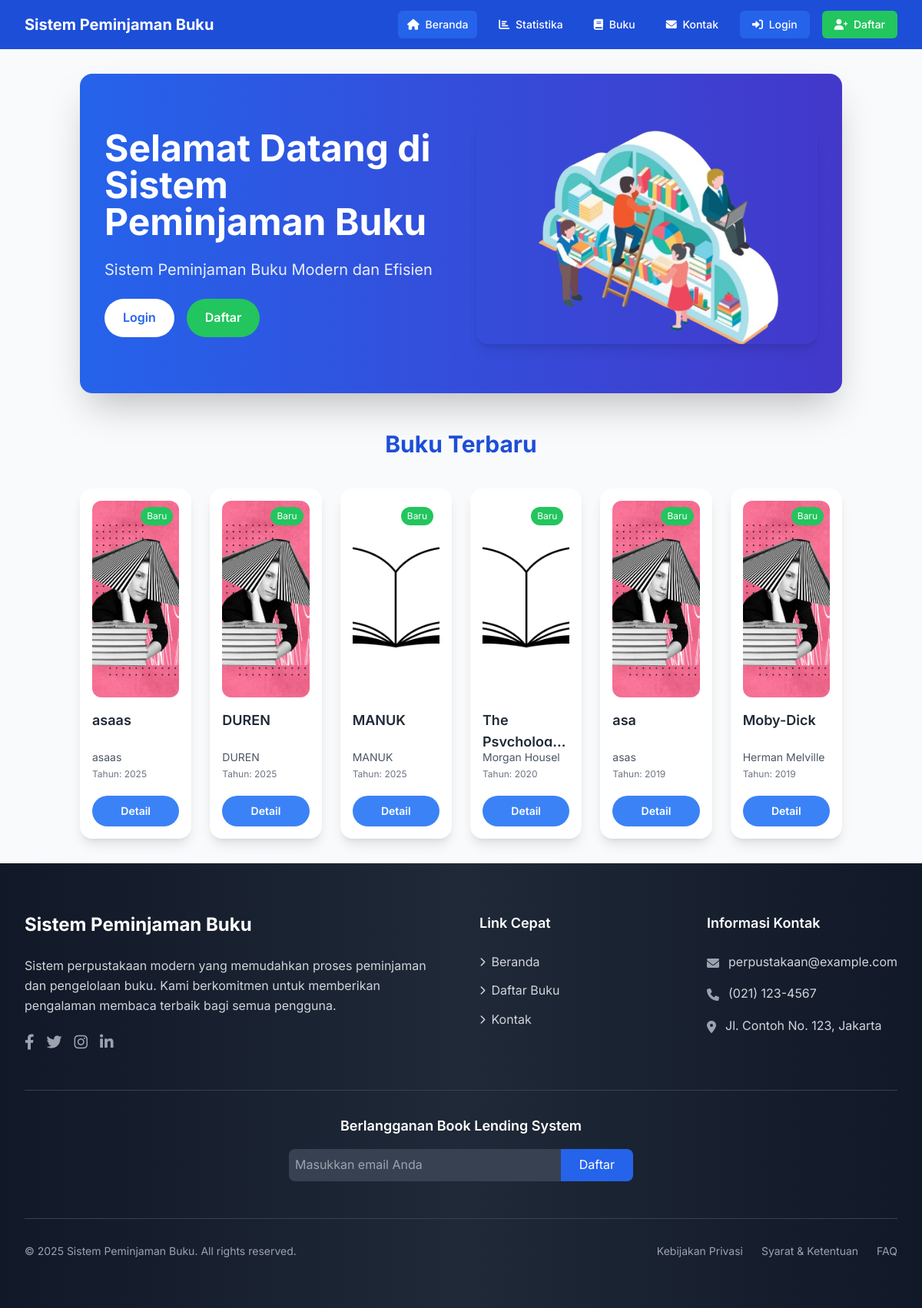
The page /index.php on the database its author committed.
### tables this page shows
CREATE TABLE `books` (
  `id` int(11) NOT NULL,
  `title` varchar(255) NOT NULL,
  `author` varchar(255) NOT NULL,
  `publisher` varchar(255) DEFAULT NULL,
  `year_published` year(4) DEFAULT NULL,
  `isbn` varchar(20) DEFAULT NULL,
  `category` varchar(255) DEFAULT NULL,
  `total_quantity` int(11) NOT NULL DEFAULT 0,
  `available_quantity` int(11) NOT NULL DEFAULT 0,
  `cover_image` varchar(255) DEFAULT 'default_book.jpg',
  `description` text DEFAULT NULL,
  `created_at` timestamp NOT NULL DEFAULT current_timestamp(),
  `shelf_location` varchar(255) NOT NULL,
  `updated_at` timestamp NOT NULL DEFAULT current_timestamp() ON UPDATE current_timestamp()
);

### classes/book.php (called while the page is built, shortened)
<?php
class Book
{
    private $conn;
    private $table_name = 'books';
    public function __construct($db)
    {
        $this->conn = $db;
    }
    public function getNewBooks($limit = 6)
    {
        $query = "SELECT * FROM {$this->table_name}
                  ORDER BY year_published DESC
                  LIMIT :limit";
        $stmt = $this->conn->prepare($query);
        $stmt->bindParam(':limit', $limit, PDO::PARAM_INT);
        $stmt->execute();
        return $stmt->fetchAll(PDO::FETCH_ASSOC);
    }
}

### index.php (the view, shortened to what this page needs)
<?php
require_once __DIR__ . '/classes/Book.php';
$defaultBookCover = '/sistem/uploads/books/book-default.png';
try {
    $database = new Database();
    $conn = $database->getConnection();
    $pageDescription = "Sistem Peminjaman Buku Modern dan Efisien";
    $bookManager = new Book($conn);
    $newBooks = $bookManager->getNewBooks(6);
} catch (Exception $e) {
    error_log("Index Page Error: " . $e->getMessage());
    $newBooks = [];
}
?>
<!DOCTYPE html>
<html lang="id">
<head>
    <script src="https://cdn.tailwindcss.com"></script>
    <link href="/sistem/includes/styles.css" rel="stylesheet">
</head>
<body class="bg-gray-50 font-inter min-h-screen flex flex-col">
    <?php include __DIR__ . '/includes/navigation.php'; ?>
    <main class="flex-grow container mx-auto px-4 py-8">
        <section class="bg-gradient-to-r from-blue-600 to-indigo-700 text-white rounded-2xl shadow-2xl overflow-hidden mb-12">
            <div class="max-w-7xl mx-auto px-4 sm:px-6 lg:px-8 py-16 grid md:grid-cols-2 gap-10 items-center">
                <div class="space-y-6">
                    <h1 class="text-4xl md:text-5xl font-bold leading-tight">
                        Selamat Datang di <?= htmlspecialchars(SITE_NAME) ?>
                    </h1>
                    <p class="text-xl opacity-90">
                        <?= htmlspecialchars($pageDescription) ?>
                    </p>
                    <div class="flex space-x-4">
                        <?php if (empty($_SESSION['user_id'])): ?>
                            <a href="/sistem/public/auth/login.php" class="bg-white text-blue-600 px-6 py-3 rounded-full font-semibold hover:bg-blue-50 transition">
                                Login
                            </a>
                            <a href="/sistem/public/auth/register.php" class="bg-green-500 text-white px-6 py-3 rounded-full font-semibold hover:bg-green-600 transition">
                                Daftar
                            </a>
                        <?php endif; ?>
                    </div>
                </div>
                <div class="hidden md:block">
                    <img src="assets/images/Library Illustration1.png" alt="Library Illustration" class="rounded-2xl shadow-lg transform hover:scale-105 transition duration-300">
                </div>
            </div>
        </section>
        <section class="mt-12">
            <h2 class="text-3xl font-bold text-center text-blue-700 mb-10">Buku Terbaru</h2>
            <div class="grid grid-cols-2 md:grid-cols-3 lg:grid-cols-6 gap-6">
                <?php if (!empty($newBooks)): ?>
                    <?php foreach ($newBooks as $book): ?>
                        <div class="bg-white rounded-2xl shadow-lg hover:shadow-xl transform hover:-translate-y-2 transition duration-300 p-4 flex flex-col">
                            <div class="relative mb-4">
                                <img src="<?= !empty($book['cover_image'])
                                                ? '/sistem/uploads/book_covers/' . htmlspecialchars($book['cover_image'])
                                                : $defaultBookCover ?>"
                                    alt="<?= htmlspecialchars($book['title']) ?>"
                                    class="w-full h-64 object-cover rounded-xl"
                                    onerror="this.src='<?= $defaultBookCover ?>'">
                                <span class="absolute top-2 right-2 bg-green-500 text-white text-xs px-2 py-1 rounded-full">
                                    Baru
                                </span>
                            </div>
                            <div class="flex-grow flex flex-col">
                                <h3 class="font-semibold text-lg text-gray-800 mb-1 line-clamp-2 h-12">
                                    <?= htmlspecialchars($book['title']) ?>
                                </h3>
                                <p class="text-gray-600 text-sm mb-1">
                                    <?= htmlspecialchars($book['author']) ?>
                                </p>
                                <div class="text-gray-500 text-xs mb-2 flex justify-between">
                                    <span>Tahun: <?= htmlspecialchars($book['year_published']) ?></span>
                                </div>
                            </div>
                            <a href="#"
                                onclick="checkLoginStatus(<?= $book['id'] ?>); return false;"
                                class="w-full py-2.5 rounded-full text-sm font-semibold text-center
                          bg-blue-500 text-white hover:bg-blue-600
                          transition duration-300 ease-in-out mt-3">
                                Detail
                            </a>
                        </div>
                    <?php endforeach; ?>
                <?php else: ?>
                    <div class="col-span-full text-center text-gray-600 py-8">
                        Belum ada buku terbaru.
                    </div>
                <?php endif; ?>
            </div>
        </section>
    </main>
    <?php include './includes/footer.php'; ?>
</body>
</html>

### includes/styles.css (style rules this page uses)
:root { --primary-color: #3498db; --secondary-color: #2ecc71; --text-color: #2c3e50; --background-color: #f4f7f6; --white: #ffffff; --shadow-color: rgba(0, 0, 0, 0.1); }
* { margin: 0; padding: 0; box-sizing: border-box; }
body { font-family: 'Inter', 'Arial', sans-serif; line-height: 1.6; color: var(--text-color); background-color: var(--background-color); display: flex; flex-direction: column; min-height: 100vh; }

### index.php (style rules this page uses)
:root { --primary-color: #3498db; --secondary-color: #2ecc71; --text-color: #2c3e50; --background-color: #f4f7f6; --white: #ffffff; --shadow-color: rgba(0, 0, 0, 0.1); }
* { margin: 0; padding: 0; box-sizing: border-box; }
body { font-family: 'Inter', 'Arial', sans-serif; line-height: 1.6; color: var(--text-color); background-color: var(--background-color); display: flex; flex-direction: column; min-height: 100vh; }
.container { width: 100%; max-width: 1200px; margin: 0 auto; padding: 0 15px; flex: 1; }

### rows shown on the page
books: cover_image (picture), title "asaas", author "asaas", year_published "2025"
books: cover_image (picture), title "DUREN", author "DUREN", year_published "2025"
books: title "MANUK", author "MANUK", year_published "2025"
books: title "The…", author "Morgan Housel", year_published "2020"
books: cover_image (picture), title "asa", author "asas", year_published "2019"
books: cover_image (picture), title "Moby-Dick", author "Herman Melville", year_published "2019"

### other values the page prints
SITE_NAME "Sistem Peminjaman Buku"
$pageDescription "Sistem Peminjaman Buku Modern dan Efisien"
